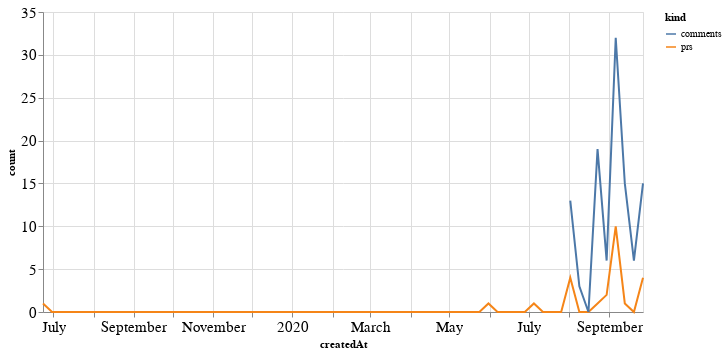

The notebook cell saved with this chart:
### Code cell
alt.Chart(total_time, width=600).mark_line().encode(
    x='createdAt',
    y='count',
    color='kind'
)

### Figure 1 — Vega-Lite specification as saved in the notebook (floating-point values rounded to 4 significant figures; data arrays with more than 128 entries replaced by an {"elided": "..."} marker saying what was removed)
{"config": {"axisLeft": {"labelFontSize": 15}, "axisBottom": {"labelFontSize": 15}}, "data": {"name": "data-914c07e58479d731b1fec987e4553bc0"}, "mark": "line", "encoding": {"color": {"type": "nominal", "field": "kind"}, "x": {"type": "temporal", "field": "createdAt"}, "y": {"type": "quantitative", "field": "count"}}, "width": 600, "$schema": "https://vega.github.io/schema/vega-lite/v4.8.1.json", "datasets": {"data-914c07e58479d731b1fec987e4553bc0": {"elided": "134 records"}}}
